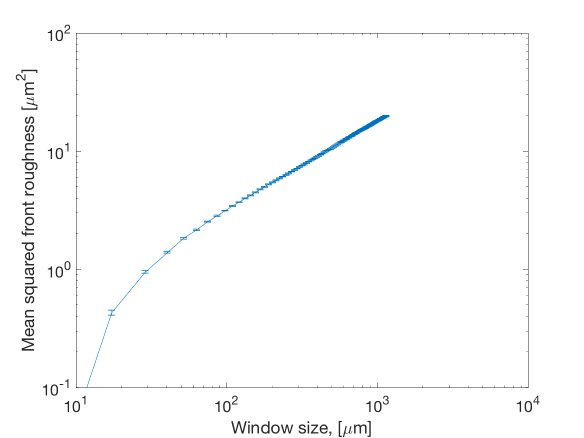
#> input picture data/front_roughness/images/DE5d/0.png, 1167 x 875 px, found by its file name (shown at 1/2 size); its folder holds only this picture in this run
$ python binarize_colony_images.py
#> lines starting #> are read from the running program, lines starting #| are printed output that depends on the picture; after the words box and inside, x2 and y2 are one past the last pixel; in counts of white or black regions, pixels touching at a corner belong together
#!/usr/bin/env python3
# -*- coding: utf-8 -*-
"""
Created on Mon Feb  1 19:26:42 2021

@author: qinqinyu
"""

import os
from skimage import io, img_as_uint
from skimage.segmentation import clear_border
from skimage.filters import threshold_otsu
from skimage.filters import threshold_local
from skimage.measure import label
from skimage.morphology import remove_small_objects

def binarize_colony_images(path_folder, experiment):
#> called with path_folder = '../../data/whole_colony_images/', experiment = 'DE5d'
    openpath = path_folder + 'images/' + experiment + '/'
    savepath = path_folder + 'binary/' + experiment + '/'

    # check if the folder already exists
    try:
        os.makedirs(savepath)
    except OSError:
        if not os.path.isdir(savepath):
            raise

    for filename in os.listdir(openpath):
        if filename[0]!='.':
            image = io.imread(openpath + filename)
#> image is the input picture: shape (875, 1167, 3); mean R, G, B 251.7, 252.1, 252.3
            thresh = threshold_local(image, 601)#151)
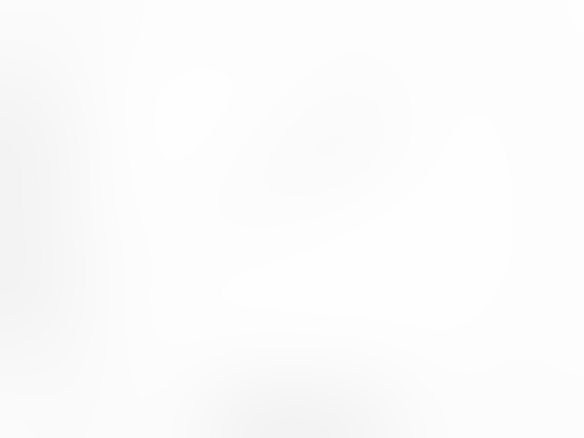
#> thresh: shape (875, 1167, 3) float64 (shown at 1/2 size); mean R, G, B 252, 252, 252
            binary = image < thresh
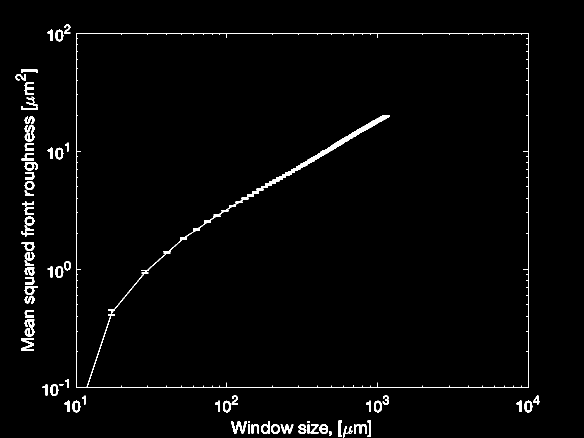
#> binary: shape (875, 1167, 3) bool (shown at 1/2 size); 1.8% white; 73 white regions (2 under 20 px), largest, box (x1, y1, x2, y2) and area: (152, 66, 1057, 776) 7671, (43, 676, 68, 702) 373, (462, 842, 494, 867) 358
            binary2 = clear_border(binary)
#> binary2: shape (875, 1167, 3) bool; every value is 0
            colony = remove_small_objects(binary2, 30000)
            colony = img_as_uint(colony)
#> colony: shape (875, 1167, 3) uint16; every value is 0
#> (the run stopped early here; a loop or call above may not have finished)
